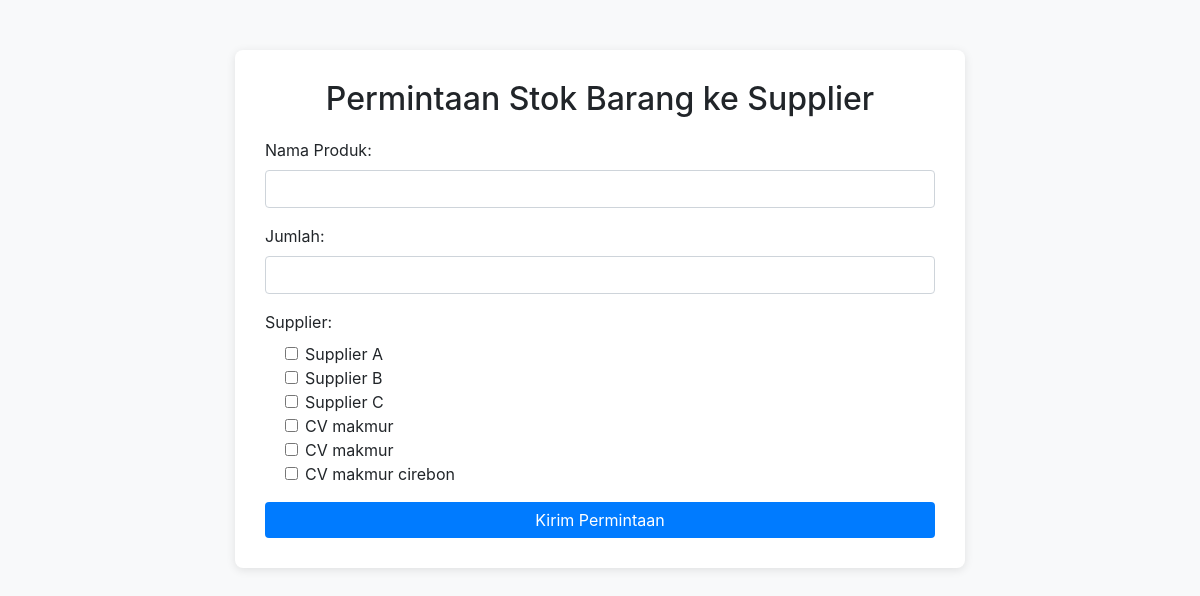
The page /permintaan/request_stock.php on the database its author committed.
### tables this page shows
CREATE TABLE `suppliers` (
  `id` int NOT NULL,
  `name` varchar(255) NOT NULL,
  `phone` varchar(20) NOT NULL
);

### permintaan/request_stock.php (the view, shortened to what this page needs)
<?php
require 'koneksi.php';
$suppliers = [];
$stmt = $pdo->query('SELECT id, name FROM suppliers');
while ($row = $stmt->fetch()) {
    $suppliers[] = $row;
}
?>
<!DOCTYPE html>
<html>
<head>
    <link href="https://stackpath.bootstrapcdn.com/bootstrap/4.5.2/css/bootstrap.min.css" rel="stylesheet">
</head>
<body>
    <div class="container">
        <div class="row justify-content-center">
            <div class="col-md-8">
                <div class="form-container">
                    <h2 class="form-header">Permintaan Stok Barang ke Supplier</h2>
                    <form method="POST" action="request_stock.php">
                        <div class="form-group">
                            <label for="product_name">Nama Produk:</label>
                            <input type="text" class="form-control" id="product_name" name="product_name" required>
                        </div>
                        <div class="form-group">
                            <label for="quantity">Jumlah:</label>
                            <input type="number" class="form-control" id="quantity" name="quantity" required>
                        </div>
                        <div class="form-group">
                            <label>Supplier:</label>
                            <div class="form-check">
                                <?php foreach ($suppliers as $supplier): ?>
                                    <div class="form-check">
                                        <input class="form-check-input" type="checkbox" name="supplier[]" value="<?php echo $supplier['name']; ?>">
                                        <label class="form-check-label">
                                            <?php echo $supplier['name']; ?>
                                        </label>
                                    </div>
                                <?php endforeach; ?>
                            </div>
                        </div>
                        <button type="submit" class="btn btn-custom btn-block">Kirim Permintaan</button>
                    </form>
                </div>
            </div>
        </div>
    </div>
</body>
</html>

### permintaan/request_stock.php (style rules this page uses)
body { background-color: #f8f9fa; }
.form-container { background-color: #fff; padding: 30px; border-radius: 8px; box-shadow: 0 2px 10px rgba(0, 0, 0, 0.1); margin-top: 50px; }
.form-header { text-align: center; margin-bottom: 20px; }
.btn-custom { background-color: #007bff; color: #fff; border: none; }

### rows shown on the page
suppliers: name "Supplier A"
suppliers: name "Supplier B"
suppliers: name "Supplier C"
suppliers: name "CV makmur"
suppliers: name "CV makmur"
suppliers: name "CV makmur cirebon"
